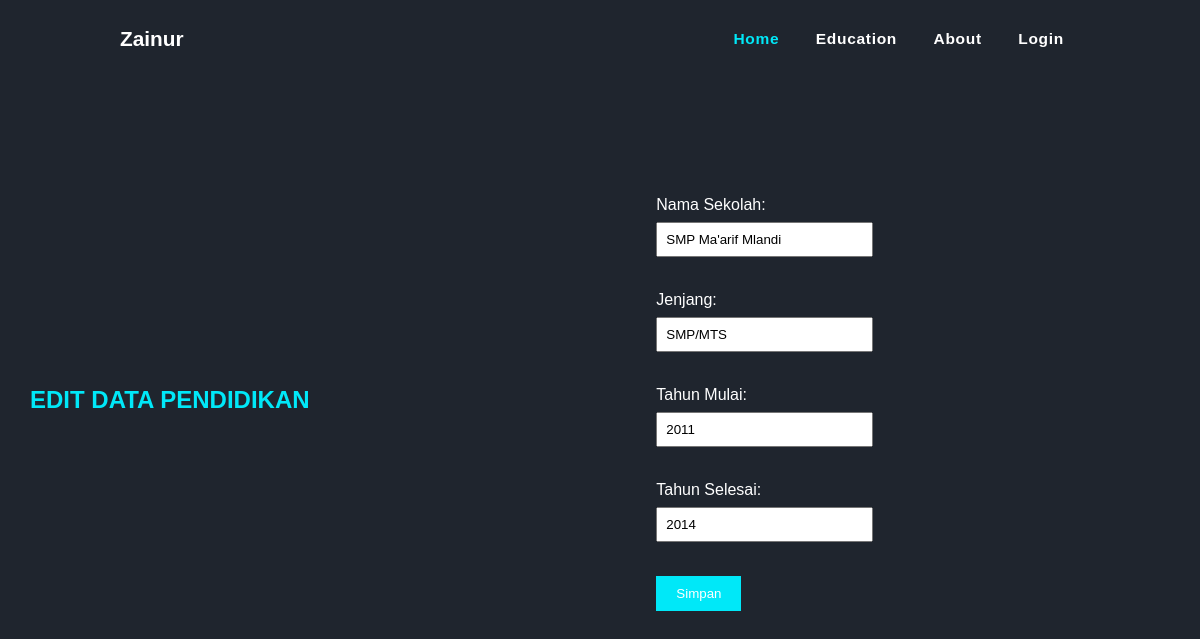
Page /edit.php?id=2 on the committed database.
### tables this page shows
CREATE TABLE `education` (
  `id` int(11) NOT NULL,
  `school_name` varchar(255) DEFAULT NULL,
  `degree` varchar(255) DEFAULT NULL,
  `start_year` int(11) DEFAULT NULL,
  `end_year` int(11) DEFAULT NULL
);

### edit.php (the view, shortened to what this page needs)
<!DOCTYPE html>
<html lang="en">
<head>
    <link rel="stylesheet" href="https://cdn.jsdelivr.net/npm/bootstrap-icons@1.10.5/font/bootstrap-icons.css">
    <link rel="stylesheet" type="text/css" href="style.css">
</head>
<body>
    <?php
        include "nav.php";
        include "koneksi.php";
        if ($_SERVER["REQUEST_METHOD"] == "POST") {
            $id = $_POST["id"];
            $school_name = $_POST["school_name"];
            $degree = $_POST["degree"];
            $start_year = $_POST["start_year"];
            $end_year = $_POST["end_year"];
            $query = "UPDATE education SET school_name='$school_name', degree='$degree', start_year='$start_year', end_year='$end_year' WHERE id=$id";
            if (mysqli_query($koneksi, $query)) {
                header("Location: edu.php");
                exit();
            } else {
                echo "Error: " . $query . "<br>" . mysqli_error($koneksi);
            }
        } else {
            if (isset($_GET['id'])) {
                $id = $_GET['id'];
                $query = mysqli_query($koneksi, "SELECT * FROM education WHERE id = $id");
                if (mysqli_num_rows($query) == 1) {
                    $row = mysqli_fetch_array($query);
                    $school_name = $row['school_name'];
                    $degree = $row['degree'];
                    $start_year = $row['start_year'];
                    $end_year = $row['end_year'];
                } else {
                    echo "Data tidak ditemukan.";
                    exit();
                }
            } else {
                echo "ID tidak diberikan.";
                exit();
            }
        }
    ?>
    <div class="main">
        <div class="detail" text-align="center">
            <h1><span style="color:#00E8F8;">EDIT DATA PENDIDIKAN</span></h1>
        </div>
        <div class="form-container">
            <br>
            <form method="post">
            <br><label for="school_name">Nama Sekolah:</label>
            <input type="text" name="school_name" value="<?php echo $school_name; ?>" required></br>
            <br><label for="degree">Jenjang:</label>
            <input type="text" name="degree" value="<?php echo $degree; ?>" required></br>
            <br><label for="start_year">Tahun Mulai:</label>
            <input type="text" name="start_year" value="<?php echo $start_year; ?>" required></br>
            <br><label for="end_year">Tahun Selesai:</label>
            <input type="text" name="end_year" value="<?php echo $end_year; ?>" required></br>
            <br><input type="submit" value="Simpan"></br>
            </form>
        </div>
    </div>
</body>
</html>

### style.css (style rules this page uses)
* { margin: 0; padding: 0; }
body { font-family: 'Poppins', sans-serif; max-height: 100vh; background-color: #1F252E; color: #fff; }
h1 { margin-bottom: 30px; display:inline; }
.main { display:flex; flex-wrap: wrap; justify-content: space-between; align-items: center; margin: 5rem auto; }
.main h1 { margin-left: 30px; font-size: 2.5rem; font-weight: 600; color: #fff; }
.main .form-container { display: flex; }
.form-container { max-width: 400px; margin: 20px auto; display: inline; justify-content: flex-start; align-items: center; }
.form-container label { display:block; margin-bottom: 8px; }
.form-container input[type="text"] { width: 100%; padding: 8px; margin-bottom: 16px; box-sizing: none; }
.form-container input[type="submit"] { background-color: #00E8F8; color: #ffffff; padding: 10px 20px; border: none; cursor: pointer; }
.main h1 span:nth-child(1) { font-size: 1.5rem; }

### rows in the picture
education: school_name "SMP Ma'arif Mlandi", degree "SMP/MTS", start_year "2011", end_year "2014"
